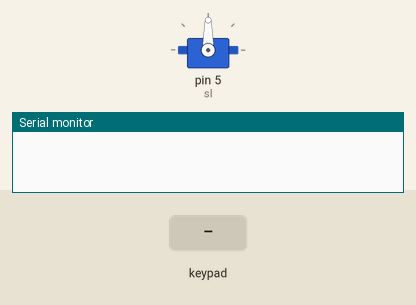
Simulated run of this sketch. Board: Arduino Uno, built with avr-gcc and run on an emulated ATmega328P. On the bench: servo, the last lines printed to the serial monitor. The inputs (shaded band) are chosen by the test bench.

Above: at 1.2 s.
1.3 s: key 'L' pressed
At 1.75 s:
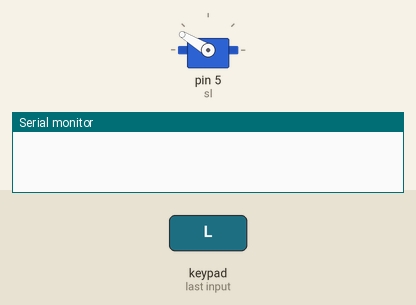
4.3 s: key 'R' pressed
At 7.2 s:
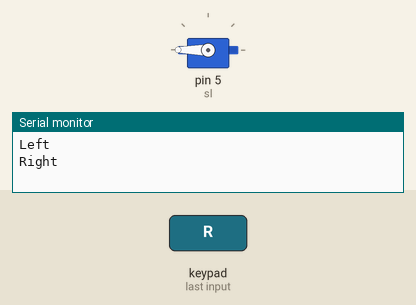
7.3 s: key 'L' pressed
At 10.6 s:
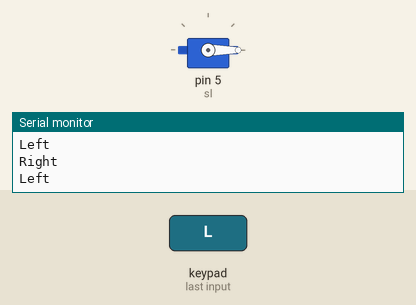
Timing chart, 0 to 12.1 s (numbered marks = the images above; inputs shaded):
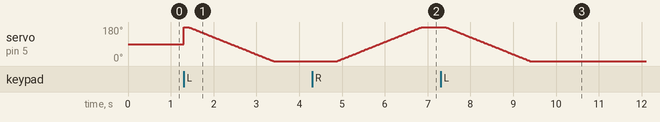

Measured:
- after the input at 4.3 s, servo on pin 5 (sl): moves from 0° to 180° over 2.0 s, starting after 0.59 s
- after the input at 7.3 s, servo on pin 5 (sl): moves from 180° to 0° over 2.0 s, starting after 0.11 s

The sketch:

sketch_aug21a.ino
```cpp
#define CUSTOM_SETTINGS
#define INCLUDE_GAMEPAD_MODULE
#include <Dabble.h>
#include<Servo.h>
Servo sl;// defining a object to use the Servo function
void setup() {
  // put your setup code here, to run once:
sl.attach(5);// Attaching the digital pin 9 to the servo motor object
Dabble.begin(9600);
Serial.begin(19200);
}

void loop() {
  // put your main code here, to run repeatedly:
  Dabble.processInput();
  if(GamePad.isRightPressed())
  {
   for (int i=0; i<=2500;i++){
      sl.writeMicroseconds(i);// sending a 1ms width pulse to the servo motor to read and apply and then slowly increasing the pulse by 0.5
      delay(1);}
      Serial.print("Right");
      Serial.print('\n');
  }
  if(GamePad.isLeftPressed())
  {
    for (int i=2500; i>0;i--){
      sl.writeMicroseconds(i);// sending a 1ms width pulse to the servo motor to read and apply and then slowly increasing the pulse by 0.5
      delay(1);
    }
    Serial.print("Left");
    Serial.print('\n');
  }
}
```
